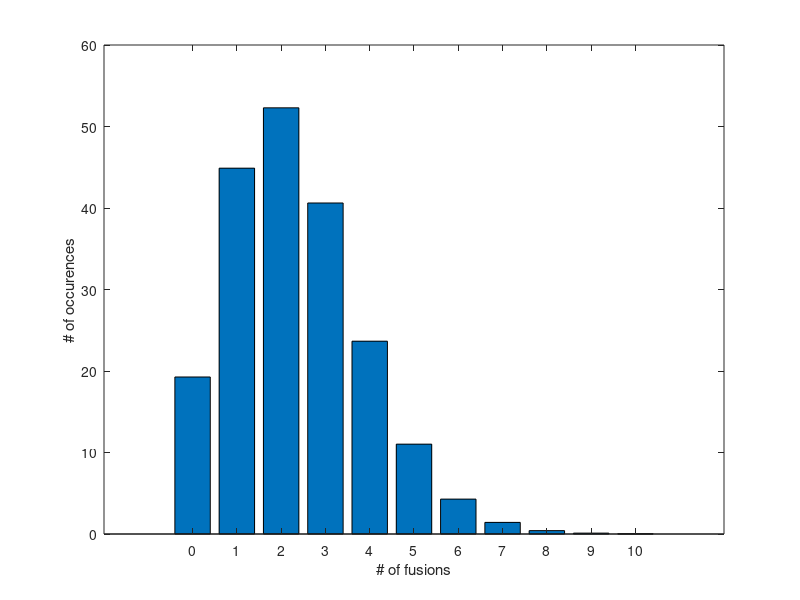
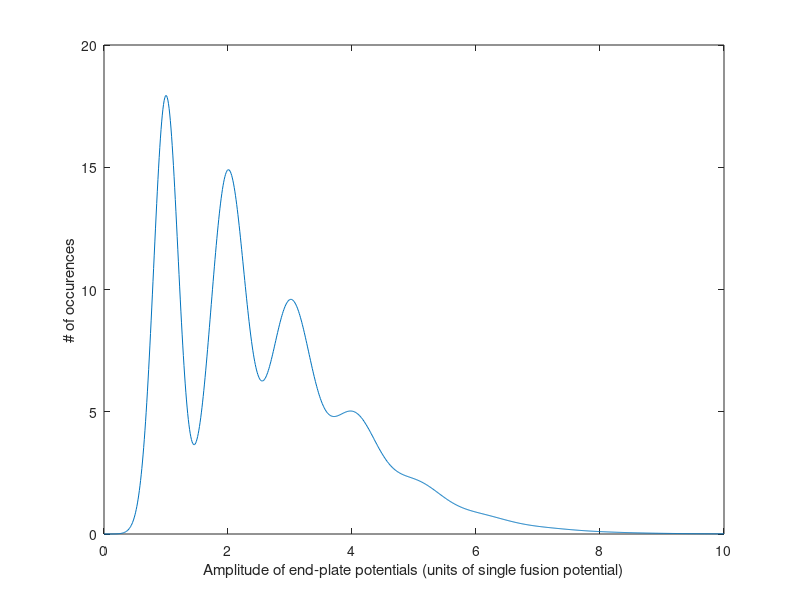

The MATLAB script that drew these images, in order:
% Poisson statistics of mEPSPs from Katz Sherringon lecture
% Neurobio 220
%

m = 2.33;

x = 0:10;

P = 198 * poisspdf(x, m);

figure;
bar(x, P);
xlabel('# of fusions');
ylabel('# of occurences');


P = 198 * poisspdf(x, m);

n = [];
xx = 0:0.01:10;
n = zeros(size(xx));
for i = 2:length(x)
    n = n + P(i) * 0.2 * normpdf(xx, x(i), sqrt((i-1) * 0.2^2));
end

figure;
plot(xx, n);
xlabel('Amplitude of end-plate potentials (units of single fusion potential)');
ylabel('# of occurences');
